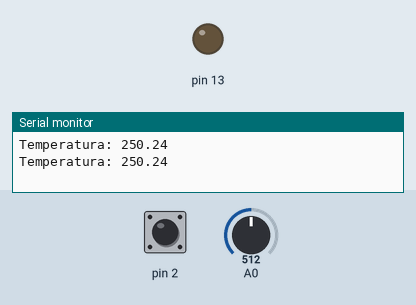
A sketch run on a simulated Arduino Uno, built with avr-gcc and run on an emulated ATmega328P. Shown: output pins drawn as LEDs (lit = HIGH), the last lines printed to the serial monitor. Inputs (shaded band) come from the test bench; at power-on: pin 2 HIGH, A0 = 512.

Above: at 5.0 s.
At 15.0 s:
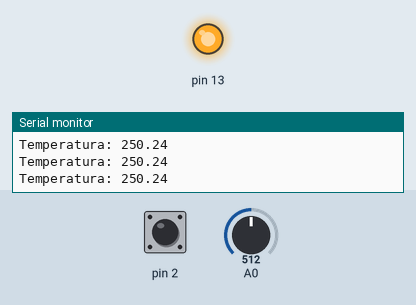
Timing chart, 0 to 26.0 s (numbered marks = the images above):
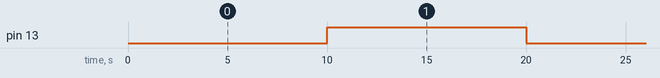

Measured:
- by itself, pin 13: alternates HIGH for 10.0 s and LOW for 10.0 s

The sketch:

MicroKernelSoftRealTime.ino
```cpp
/*
   Este código trata-se de um gerenciador de tarefas baseado num
   kernel cooperativo (não preemptivo.)
   Para isso, utilizou-se um buffer estático para armazenar as tarefas;
   As tarefas são escalonadas de acordo com a interrupção do Timer1.
   Este verifica o tempo restante para cada tarefa ser executada.
   A tarefa que atingir o tempo primeiro, será executada.
   As "prioridades" das tarefas é por ordem de adição no buffer.
   Autor: Caio Moraes (Embarcados.com.br, 2017)
   Modificação: Luis Claudio (2018)
*/

#include "avr/wdt.h"
#include "TimerOne.h" // Se for simular no TinkerCad, remover e usar registradores

#define NUMBER_OF_TASKS  4
#define TEMPO_MAXIMO_EXECUCAO 100   // 100ms
#define SUCCESS 1
#define FAIL    0
#define SIM 1
#define NAO 0

typedef void(*ptrFunc)();  // Definição ponteiro de função

// Definição da estrutura que contem as informações das tarefas
typedef struct{
  ptrFunc Function;
  uint32_t period;
  bool enableTask;
} TaskHandle;

// Definição do buffer para armazenar as tarefas
TaskHandle* buffer[NUMBER_OF_TASKS];

// Variáveis globais do kernel
volatile uint32_t taskCounter[NUMBER_OF_TASKS];
volatile int16_t TempoEmExecucao;
volatile uint32_t sysTickCounter = 0;
volatile bool TemporizadorEstourou;
volatile bool TarefaSendoExecutada;
int contador = 0;
int ordem = 0;
int estado = 0;


//---------------------------------------------------------------------------------------------------------------------
// Função vKernelInit()
// Descrição: Inicializa as variáveis utilizadas pelo kernel, e o temporizador resposável pelo tick
// Parâmetros: nenhum
// Saida: nenhuma
//---------------------------------------------------------------------------------------------------------------------
char KernelInit()
{
  memset(buffer, NULL, sizeof(buffer));    // Inicializa o buffer para funções
  memset(taskCounter, 0, sizeof(taskCounter));

  TemporizadorEstourou = NAO;
  TarefaSendoExecutada = NAO;

  // Base de tempo para o escalonador
  Timer1.initialize(10000);             // 10ms
  Timer1.attachInterrupt(IsrTimer);    // chama vIsrTimer() quando o timer estoura

  return SUCCESS;
}//end vKernelInit


//---------------------------------------------------------------------------------------------------------------------
// Função KernelAdd()
// Descrição: Adiciona uma nova Tarefa ao pool
// Parâmetros: funcao da tareda, nome, periodo, habilita e estrutura para guardar as informações da tarefa
// Saida: nenhuma
//---------------------------------------------------------------------------------------------------------------------
char KernelAdd(TaskHandle* task)
{
  int i;

  // Verifica se já existe a tarefa no buffer
  for(i = 0; i < NUMBER_OF_TASKS; i++)
  {
    if((buffer[i]!=NULL) && (buffer[i] == task))
       return SUCCESS;
  }

  // Adiciona a tarefa em um slot vazio
  for(i = 0; i < NUMBER_OF_TASKS; i++)
  {
    if(!buffer[i])
    {
      buffer[i] = task;
      return SUCCESS;
    }
  }
  return FAIL;
}//end vKernelAdd


//---------------------------------------------------------------------------------------------------------------------
// Função KernelRemoveTask()
// Descrição: de forma contrária a função KernelAddTask, esta função remove uma Tarefa do buffer circular
// Parâmetros: Nenhum
// Saída: Nenhuma
//---------------------------------------------------------------------------------------------------------------------
char KernelRemoveTask(TaskHandle* task)
{
  int i;
  for(i=0; i<NUMBER_OF_TASKS; i++)
  {
     if(buffer[i] == task)
     {
        buffer[i] = NULL;
        return SUCCESS;
     }
  }
  return FAIL;

}//end vKernelRemoveTask


//---------------------------------------------------------------------------------------------------------------------
// Função KernelLoop()
// Descrição: função responsável por escalonar as tarefas de acordo com a resposta da interrupção do Timer 1
// Parâmetros: Nenhum
// Saída: Nenhuma
//---------------------------------------------------------------------------------------------------------------------
void KernelLoop()
{
  int i;

  for (;;)
  {
    if (TemporizadorEstourou == SIM)
    {
      for (i = 0; i < NUMBER_OF_TASKS; i++)
      {
        if (buffer[i] != 0)
        {
          if (((sysTickCounter - taskCounter[i])>buffer[i]->period) && (buffer[i]->enableTask == SIM))
          {
            TarefaSendoExecutada = SIM;
            TempoEmExecucao = TEMPO_MAXIMO_EXECUCAO;
            buffer[i]->Function();
            TarefaSendoExecutada = NAO;
            taskCounter[i] = sysTickCounter;
          }
        }
      }
    }
  }
}//end vKernelLoop


//---------------------------------------------------------------------------------------------------------------------
// Trata a Interrupção do timer 1
// Decrementa o tempo para executar de cada tarefa
// Se uma tafera estiver em execução, decrementa o tempo máximo de execução para reiniciar o MCU caso ocorra
// algum travamento
//---------------------------------------------------------------------------------------------------------------------
void IsrTimer()
{
  int i;
  TemporizadorEstourou = SIM;

  sysTickCounter++;

  // Conta o tempo em que uma tarefa está em execução
  if (TarefaSendoExecutada == SIM)
  {
    TempoEmExecucao--;
    if (!TempoEmExecucao)
    {
      // possivelmente a tarefa travou, então, ativa o WDT para reiniciar o micro
      wdt_enable(WDTO_15MS);
      while (1);
    }
  }
}//end vIsrTimer


// Aqui embarcamos o resto do código: processos, funções auxiliares, void setup() e void loop() "vazio".

char proc1() {
  if (ordem == 0)
    contador++;
  else
    contador--;
  Serial.println("Contador "+String(contador));
}


char proc2() {
  int valorBotao = digitalRead(2);
  if (valorBotao == LOW && estado == 0) {
    if (ordem == 0)
      ordem = 1;
    else
      ordem = 0;
    estado = 1;
  }
  if (valorBotao == HIGH && estado == 1) {
    estado = 0;
  }
}


char proc3() {
  digitalWrite(13,!digitalRead(13));
}


char proc4() {
  float temperatura;
  temperatura = (float(analogRead(A0))*5/(1023))/0.01;
  Serial.print("Temperatura: ");
  Serial.println(temperatura);
}


void setup() {
  Serial.begin(9600);
  pinMode(2,INPUT_PULLUP);
  pinMode(13,OUTPUT);
  TaskHandle task1 = {proc1, 1000, SIM};
  TaskHandle task2 = {proc2, 110, SIM};
  TaskHandle task3 = {proc3, 1000, SIM};
  TaskHandle task4 = {proc4, 200, SIM};
  KernelInit();
  KernelAdd(&task1);
  KernelAdd(&task2);
  KernelAdd(&task3);
  KernelAdd(&task4);
  KernelLoop();
}


void loop() {}
```
